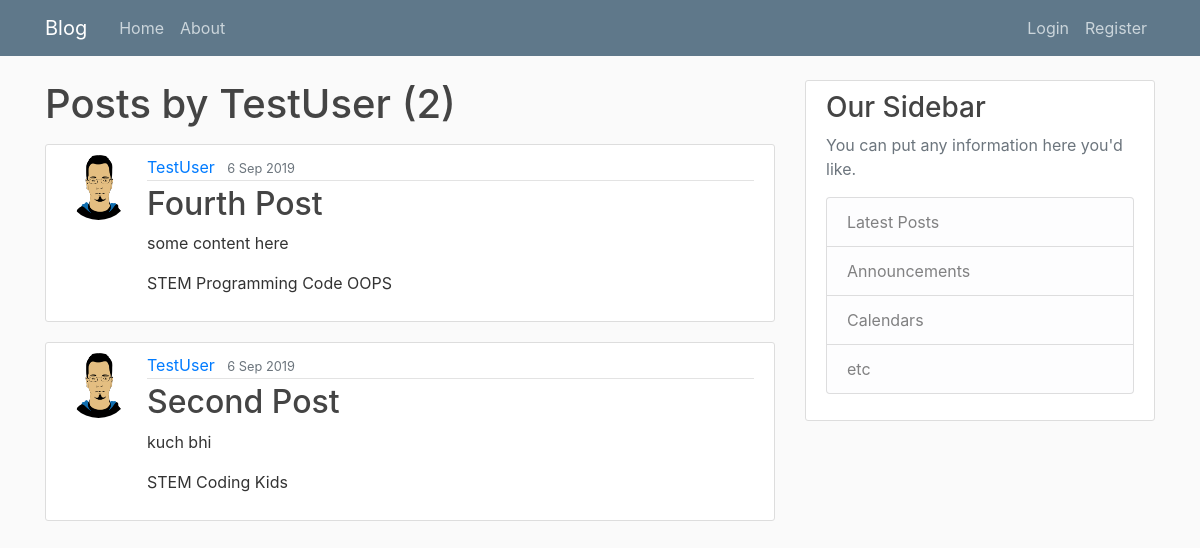
Before: /blog/user/TestUser with the older database file.
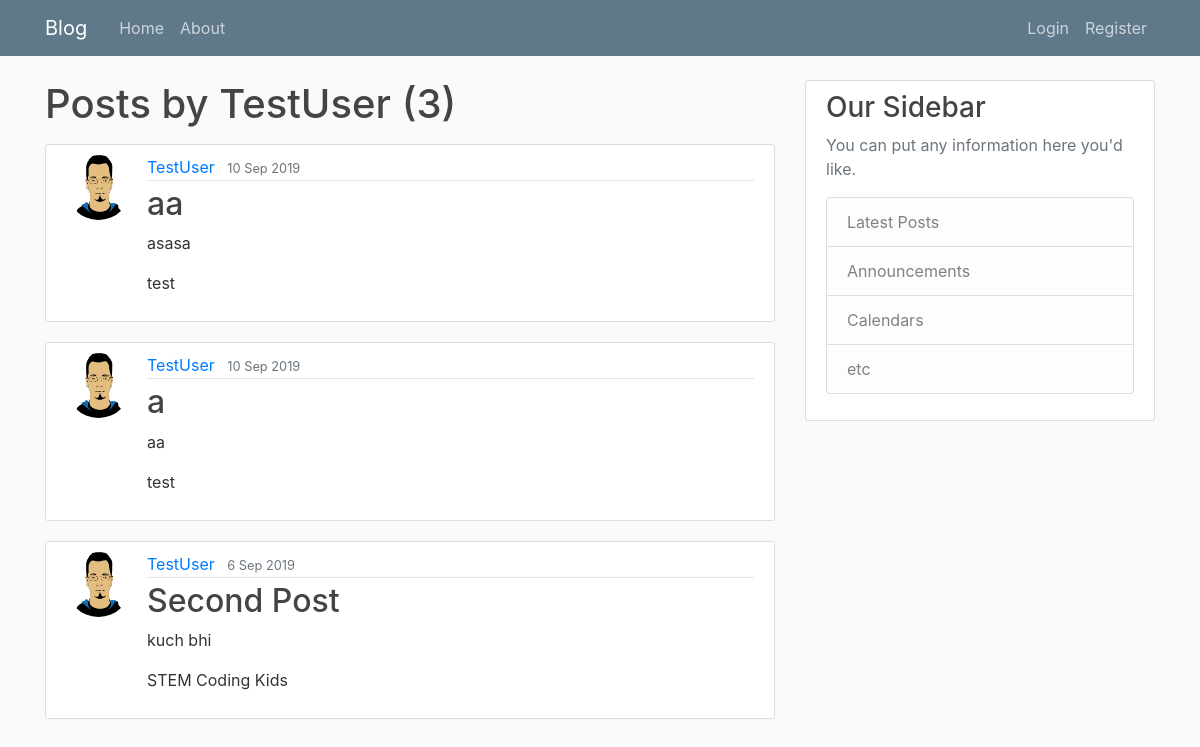
After: the same page with the newer database file.
### Blog/models.py (models this page shows, shortened)
class Post(models.Model):
    title = models.CharField(max_length=80, unique=True)
    slug = models.SlugField(default='', max_length=80)
    content = models.TextField()
    tags = models.CharField(max_length=80, blank=True)
    date_posted = models.DateTimeField(default=timezone.now)
    last_updated = models.DateTimeField(auto_now=True)
    author = models.ForeignKey(User, null=True, on_delete=models.SET_NULL)
    publish = models.BooleanField(default=False)

### Users/models.py (models this page shows, shortened)
class Profile(models.Model):
    user = models.OneToOneField(User, on_delete=models.CASCADE)
    bio = models.CharField(null=True, max_length=140)
    image = models.ImageField(default='default.jpg', upload_to='profile_pics')

### Blog/views.py (the view)
# urls.py: path('user/<str:username>', UserPostListView.as_view(), name='user-posts'),
class UserPostListView(ListView):
    template_name = 'Blog/user_posts.html'   # <app>/<model>_<viewtype>.html
    context_object_name = 'posts'
    queryset = Post.objects.filter(publish=True)
    paginate_by = 5
    def get_queryset(self):
        user = get_object_or_404(User, username=self.kwargs.get('username'))
        return Post.objects.filter(author=user).order_by('-date_posted')

### Blog/templates/Blog/user_posts.html (shortened to what this page needs)
{% extends "Blog/base.html" %}
{% block content %}
<h1 class="mb-3">Posts by {{ view.kwargs.username }} ({{ page_obj.paginator.count }})</h1>
{% for post in posts %}
<article class="media content-section">
    <img class="rounded-circle article-img" src="{{ post.author.profile.image.url }}">
    <div class="media-body">
        <div class="article-metadata">
            <a class="mr-2" href="{% url 'Blog:user-posts' post.author.username %}">{{ post.author }}</a>
            <small class="text-muted">{{ post.date_posted|date:"j M Y" }}</small>
        </div>
        <h2><a class="article-title" href="{% url 'Blog:post-detail' post.slug %}">{{ post.title }}</a></h2>
        <p class="article-content">{{ post.content }}</p>
        <p class="article-tags">{{ post.tags }}</p>
    </div>
</article>
{% endfor %}
{% endblock content %}

### Blog/templates/Blog/base.html (shortened to what this page needs)
{% load static %}
<!DOCTYPE html>
<html lang="en">
<head>
    <link rel="stylesheet" href="https://maxcdn.bootstrapcdn.com/bootstrap/4.0.0/css/bootstrap.min.css">
    <link rel="stylesheet" type="text/css" href="{% static 'Blog/main.css' %}">
</head>
<header class="site-header">
    <nav class="navbar navbar-expand-md navbar-dark bg-steel fixed-top">
        <div class="container">
            <a class="navbar-brand mr-4" href="{% url 'Blog:home' %}">Blog</a>
            <div class="collapse navbar-collapse" id="navbarToggle">
                <div class="navbar-nav mr-auto">
                    <a class="nav-item nav-link" href="{% url 'Blog:home' %}">Home</a>
                    <a class="nav-item nav-link" href="{% url 'Blog:about' %}">About</a>
                </div>
                <div class="navbar-nav">
                    {% if user.is_authenticated %}
                    <a class="nav-item nav-link" href="{% url 'Blog:profile' %}">Profile</a>
                    <a class="nav-item nav-link" href="{% url 'Blog:post-create' %}">New Post</a>
                    <a class="nav-item nav-link" href="{% url 'Blog:logout' %}">Log Out</a>
                    {% else %}
                    <a class="nav-item nav-link" href="{% url 'Blog:login' %}">Login</a>
                    <a class="nav-item nav-link" href="{% url 'Blog:register' %}">Register</a>
                    {% endif %}
                </div>
            </div>
        </div>
    </nav>
</header>
<body>
    <main role="main" class="container">
        <div class="row">
            <div class="col-md-8">
                 {% block content %} {% endblock %}
            </div>
            <div class="col-md-4">
                <div class="content-section">
                    <h3>Our Sidebar</h3>
                    <p class='text-muted'>You can put any information here you'd like.
                        <ul class="list-group">
                            <li class="list-group-item list-group-item-light">Latest Posts</li>
                            <li class="list-group-item list-group-item-light">Announcements</li>
                            <li class="list-group-item list-group-item-light">Calendars</li>
                            <li class="list-group-item list-group-item-light">etc</li>
                        </ul>
                    </p>
                </div>
            </div>
        </div>
    </main>
</body>
</html>

### Blog/static/Blog/main.css (style rules this page uses)
body { background: #fafafa; color: #333333; margin-top: 5rem; }
h1, h2, h3, h4, h5, h6 { color: #444444; }
ul { margin: 0; }
.bg-steel { background-color: #5f788a; }
.site-header .navbar-nav .nav-link { color: #cbd5db; }
.content-section { background: #ffffff; padding: 10px 20px; border: 1px solid #dddddd; border-radius: 3px; margin-bottom: 20px; }
.article-title { color: #444444; }
.article-content { white-space: pre-line; }
.article-img { height: 65px; width: 65px; margin-right: 16px; }
.article-metadata { padding-bottom: 1px; margin-bottom: 4px; border-bottom: 1px solid #e3e3e3 }

Changed rows visible on the page:
removed Post: author.profile.image (picture), author "TestUser", date_posted "6 Sep 2019", title "Fourth Post", content "some content here", tags "STEM Programming Code OOPS"
added Post: author.profile.image (picture), author "TestUser", date_posted "10 Sep 2019", title "aa", content "asasa", tags "test"
added Post: author.profile.image (picture), author "TestUser", date_posted "10 Sep 2019", title "a", content "aa", tags "test"
Other visible differences:
{{ page_obj.paginator.count }}: "2" → "3"
